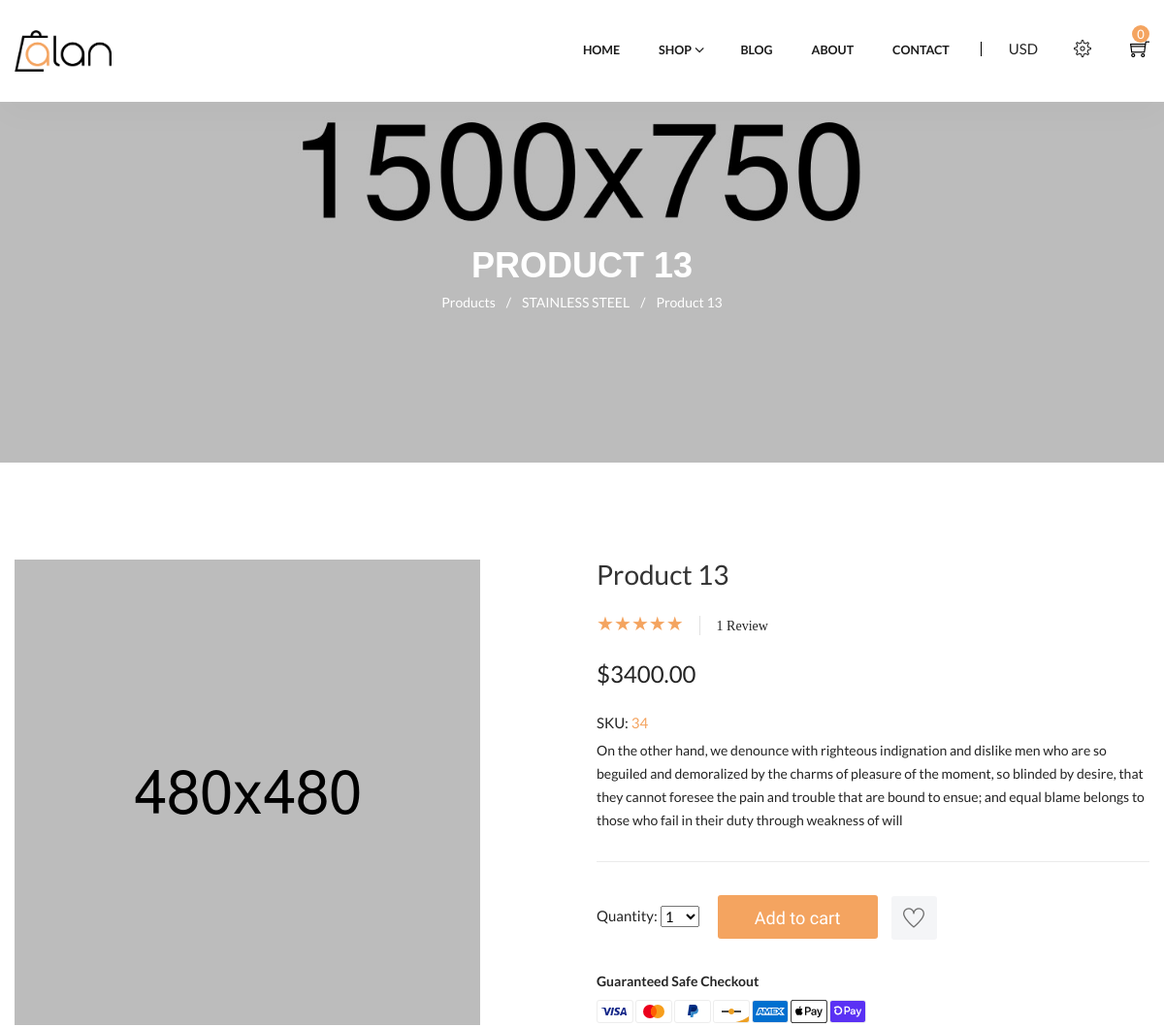
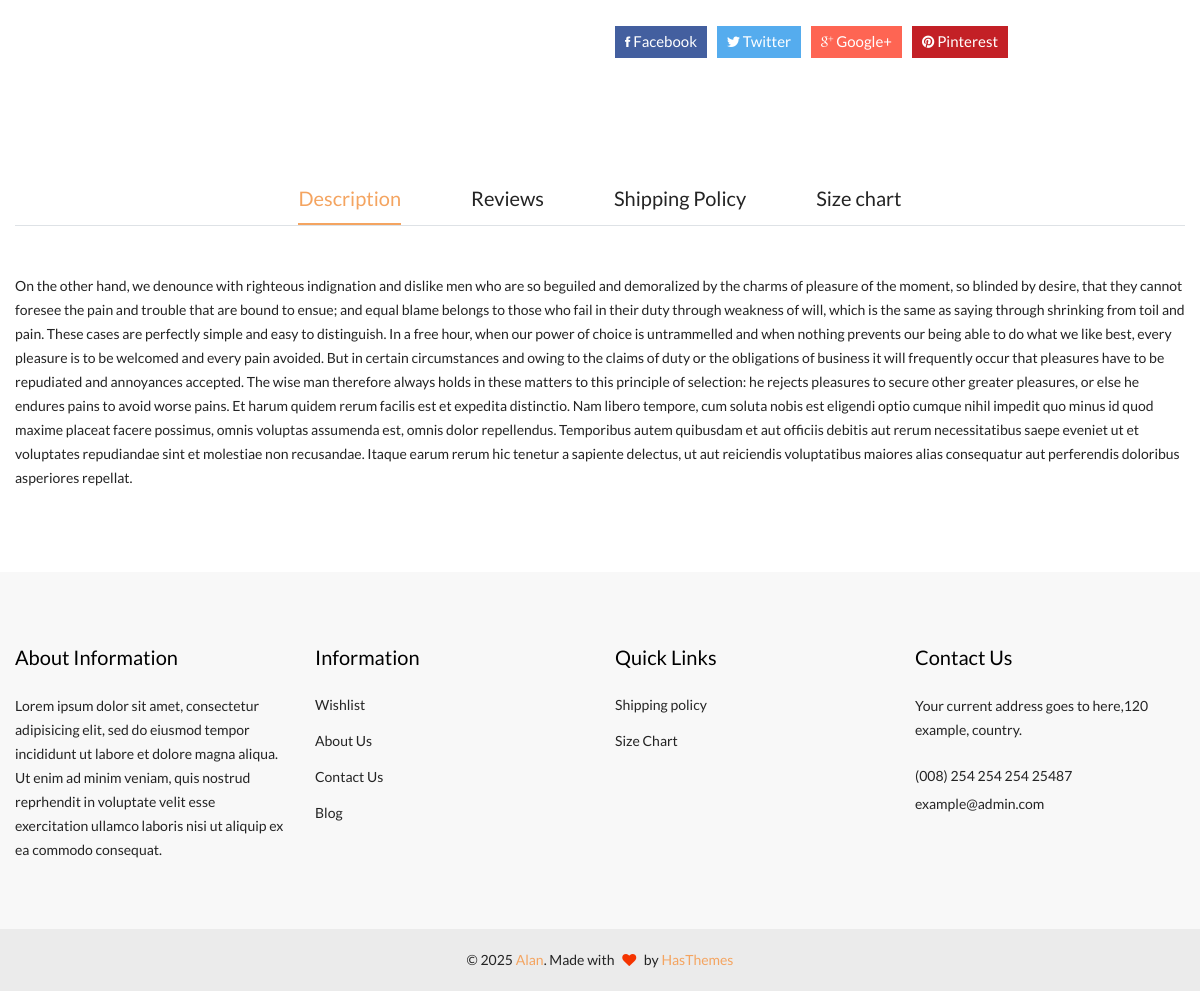
The page /shop/stainless-steel/product-13 on the database its author committed (2 pictures, top to bottom).
### main/models.py (models this page shows, shortened)
class Product(models.Model):
    category = models.ForeignKey(Category, related_name='categories', on_delete=models.PROTECT)
    name = models.CharField(max_length=200, db_index=True, verbose_name="Name")
    slug = models.SlugField(max_length=250, unique=True, db_index=True, verbose_name="URL")
    photo = models.ImageField(upload_to="photos/%Y/%m/%d", verbose_name="Image")
    description = models.TextField(blank=True)
    price = models.DecimalField(max_digits=10, decimal_places=2)
    stock = models.PositiveIntegerField()
    sale = models.IntegerField(default=0, verbose_name="Sale")
    available = models.BooleanField(default=True)
    created = models.DateTimeField(auto_now_add=True)
    total_rating = models.IntegerField(default=0)
    class Meta:
        ordering = ('name',)
        index_together = (('id', 'slug'),)

class Category(models.Model):
    name = models.CharField(max_length=200, db_index=True, verbose_name="Name")
    slug = models.SlugField(max_length=250, unique=True, db_index=True, verbose_name="URL")
    class Meta:
        ordering = ('name',)
        verbose_name_plural = 'Categories'
    def __str__(self):
        return self.name
    def get_absolute_url(self):
        return reverse('shop', kwargs={'category_slug': self.slug})

### main/views.py (the view)
# urls.py: path('shop/<slug:category_slug>/<slug:product_slug>', views.shop_single, name='shop_single'),
def shop_single(request, product_slug, category_slug):
    product = get_object_or_404(Product, slug=product_slug, available=True)
    reviews = product.Reviews.filter(active=True).order_by('-created')
    lr = totalrait(reviews)[0]
    c = totalrait(reviews)[1]
    if request.method == 'POST':
        review_form = ReviewForm(request.POST)
        if review_form.is_valid():
            new_review = review_form.save(commit=False)
            new_review.product = product
            new_review.save()
            product.total_rating = product.total_rating + review_form.cleaned_data['rating']
            product.save()
        return HttpResponseRedirect(reverse('shop_single', args=[category_slug, product_slug]))
    else:
        review_form = ReviewForm()
    wishlist = Wishlist(request).list()
    return render(request, 'main/shop-single-product.html', {'product': product,
                                                             'form': review_form,
                                                             'reviews': reviews,
                                                             'total_rating': lr,
                                                             'count': c,
                                                             'cart_product_form': cart_product_form,
                                                             'categories': categories,
                                                             'wishlist': wishlist,
                                                             'title': "Product"})

### main/forms.py
class ReviewForm(forms.ModelForm):
    formfield_callback = formfield_cb
    class Meta:
        model = Review
        fields = ('name', 'title', 'text', 'rating',)
        widgets = {
            'name': forms.TextInput(attrs={'class': 'form-input', 'placeholder': 'Name'}),
            'text': forms.Textarea(attrs={'rows': 7, 'placeholder': 'Message'}),
            'title': forms.TextInput(attrs={'class': 'form-input', 'placeholder': 'Title'}),
            'rating': forms.RadioSelect(attrs={'class': "rating-area"})
        }

### cart/forms.py
class CartAddProductForm(forms.Form):
    quantity = forms.TypedChoiceField(choices=PRODUCT_QUANTITY_CHOICES, coerce=int)
    update = forms.BooleanField(required=False, initial=False, widget=forms.HiddenInput)

### cart/cart.py (called while the page is built)
    def __len__(self):
        return sum(item['quantity'] for item in self.cart.values())

    def get_total_price(self):
        return sum(Decimal(item['price']) * item['quantity'] for item in
                   self.cart.values())

### cart/context_processors.py (called while the page is built)
def cart(request):
    return {'cart': Cart(request)}

### main/models.py (called while the page is built)
    def return_rating(self):
        lr = []
        if self.rating == 5:
            lr = [1, 1, 1, 1, 1]
        elif self.rating == 4:
            lr = [1, 1, 1, 1, 0]
        elif self.rating == 3:
            lr = [1, 1, 1, 0, 0]
        elif self.rating == 2:
            lr = [1, 1, 0, 0, 0]
        elif self.rating == 1:
            lr = [1, 0, 0, 0, 0]
        return lr

### main/utils.py (called while the page is built)
def totalrait(reviews):
    s, c, total_rating = 0, 0, 0
    lr = []
    for i in reviews:
        s += sum(i.return_rating())
        c += 1
    if c:
        total_rating = round(s/c)
    if total_rating == 5:
        lr = [1, 1, 1, 1, 1]
    elif total_rating == 4:
        lr = [1, 1, 1, 1, 0]
    elif total_rating == 3:
        lr = [1, 1, 1, 0, 0]
    elif total_rating == 2:
        lr = [1, 1, 0, 0, 0]
    elif total_rating == 1:
        lr = [1, 0, 0, 0, 0]
    return lr, c

### main/wishlist.py (called while the page is built)
    def list(self):
        product_ids = self.wishlist.keys()
        products = Product.objects.filter(id__in=product_ids)
        l = []
        for product in products:
            l.append(product)
        return l

### main/templates/main/shop-single-product.html (shortened to what this page needs)
{% extends 'main/layout.html' %}
{% load static %}
  {% block main %}
<main class="main-content site-wrapper-reveal" xmlns="http://www.w3.org/1999/html" xmlns="http://www.w3.org/1999/html">
    <section class="page-title-area" data-bg-img="{% static 'main/assets/img/photos/bg-page-title.webp' %}">
      <div class="container">
        <div class="row">
          <div class="col-lg-12">
            <div class="page-title-content text-center">
              <h2 class="title text-white">{{product.name}}</h2>
              <div class="bread-crumbs"><a href="{% url 'shop' 'all' %}">Products<span class="breadcrumb-sep">/</span></a><a href="{% url 'shop' product.category.slug %}">{{product.category}}<span class="breadcrumb-sep">/</span></a><span class="active">{{product.name}}</span></div>
            </div>
          </div>
        </div>
      </div>
    </section>
    <section class="product-area shop-single-product">
      <div class="container">
        <div class="row">
          <div class="col-lg-6">
            <div class="single-product-slider">
              <div class="single-product-thumb">
                <div class="zoom zoom-hover">
                  <div class="thumb-item">
                    <a class="lightbox-image" data-fancybox="gallery" href="">
                      <img src="{{product.photo.url}}" alt="Image-HasTech">
                    </a>
                  </div>
                </div>
              </div>
            </div>
          </div>
          <div class="col-lg-6">
            <div class="single-product-info">
              <h4 class="title">{{product.name}}</h4>
              <div class="product-ratting">
                <div class="ratting-icons">
                        <div class="rating-mini">
                        {% for i in total_rating %}
                         {% if i == 1 %}
                           <span class="active"></span>
                         {% elif i == 0 %}
                           <span></span>
                          {% endif %}
                        {% endfor %}
                        </div>
                </div>
                <div class="ratting-caption">{{count}} Review</div>
              </div>
              <div class="prices">
                <span class="price">${{product.price}}</span>
              </div>
              <div class="product-number">
                SKU: <span>{{product.stock}}</span>
              </div>
              <p class="product-desc">On the other hand, we denounce with righteous indignation and dislike men who are so beguiled and demoralized by the charms of pleasure of the moment, so blinded by desire, that they cannot foresee the pain and trouble that are bound to ensue; and equal blame belongs to those who fail in their duty through weakness of will</p>
              <div class="quick-product-action">
                <div class="action-top">
                  <form action="{% url 'cart_add' product.id %}" method="post">    {% csrf_token %}
                   <span>Quantity: </span>{{cart_product_form.quantity}}
                       <input class="btn btn-blackh" type="submit" value="Add to cart">
                    </form>
                {% if product in wishlist %}
                  <a class="btn-wishlist" href="{% url 'wishlist_remove' product.id %}"><i class="ti-heart" style="color: #ff0000;"></i></a>
                {% else %}
                  <a class="btn-wishlist" href="{% url 'wishlist_add' product.id %}"><i class="ti-heart"></i></a>
                {% endif %}
                </div>
              <div class="payment-support">
                <h5>Guaranteed Safe Checkout</h5>
                <ul class="payment-items">
                  <li class="payment-item">
                  </li>
                  <li class="payment-item">
                  </li>
                  <li class="payment-item">
                  </li>
                  <li class="payment-item">
                  </li>
                  <li class="payment-item">
                  </li>
                  <li class="payment-item">
                  </li>
                  <li class="payment-item">
                  </li>
                </ul>
              </div>
              <div class="widget-social-icons">
                <a class="facebook" href="#/"><i class="ion-social-facebook"></i> Facebook</a>
                <a class="twitter" href="#/"><i class="ion-social-twitter"></i> Twitter</a>
                <a class="google-plus" href="#/"><i class="ion-social-googleplus-outline"></i> Google+</a>
                <a class="pinterest" href="#/"><i class="ion-social-pinterest"></i> Pinterest</a>
              </div>
            </div>
          </div>
        </div>
      </div></div>
    </section>
    <section class="product-area product-description-review-area">
      <div class="container">
        <div class="row">
          <div class="col-lg-12">
            <div class="product-description-review">
              <ul class="nav nav-tabs product-description-tab-menu" id="myTab" role="tablist">
                <li class="nav-item" role="presentation">
                  <button class="nav-link active" id="product-desc-tab" data-bs-toggle="tab" data-bs-target="#productDesc" type="button" role="tab" aria-controls="productDesc" aria-selected="true">Description</button>
                </li>
                <li class="nav-item" role="presentation">
                  <button class="nav-link" id="product-review-tab" data-bs-toggle="tab" data-bs-target="#productReview" type="button" role="tab" aria-controls="productReview" aria-selected="false">Reviews</button>
                </li>
                <li class="nav-item" role="presentation">
                  <button class="nav-link" id="product-custom-tab" data-bs-toggle="tab" data-bs-target="#productCustom" type="button" role="tab" aria-controls="productCustom" aria-selected="false">Shipping Policy</button>
                </li>
                <li class="nav-item" role="presentation">
                  <button class="nav-link" id="product-info-tab" data-bs-toggle="tab" data-bs-target="#productInfo" type="button" role="tab" aria-controls="productInfo" aria-selected="false">Size chart</button>
                </li>
              </ul>
              <div class="tab-content product-description-tab-content" id="myTabContent">
                <div class="tab-pane fade show active" id="productDesc" role="tabpanel" aria-labelledby="product-desc-tab">
                  <div class="product-desc">
                    <p>{{product.description}}</p>
                  </div>
                </div>
              </div>
            </div>
          </div>
        </div>
      </div>
    </section>
  </main>
{% endblock %}

### rows shown on the page
Product: name "PRODUCT 13", category "STAINLESS STEEL", name "Product 13", photo (picture), price "3400.00", stock "34", description "On the other hand, we denounce with righteous indignation and dislike men who are so beguiled and demoralized by the charms of pleasure of the moment, so blinded by desire, that they cannot foresee the pain and trouble that are bound to ensue; and equal blame belongs to those who fail in their duty through weakness of will, which is the same as saying through shrinking from toil and pain. These cases are perfectly simple and easy to distinguish. In a free hour, when our power of choice is untrammelled and when nothing prevents our being able to do what we like best, every pleasure is to be welcomed and every pain avoided. But in certain circumstances and owing to the claims of duty or the…"

### other values the page prints
{{ cart|length }} "0"
{{ count }} "1"
